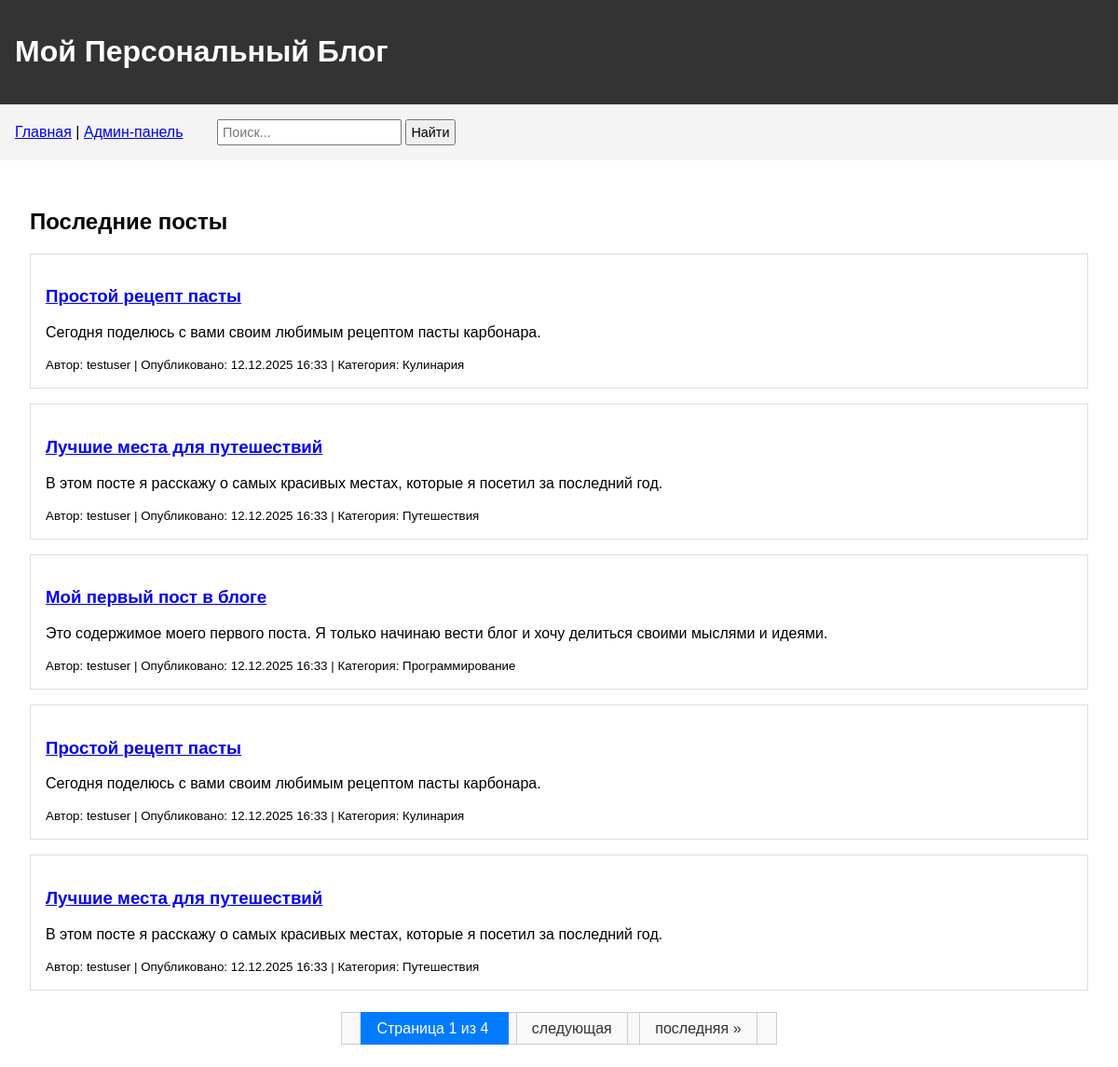
The page / on the database its author committed.
### blog/models.py (models this page shows, shortened)
class Post(models.Model):
    title = models.CharField(max_length=200, verbose_name='Заголовок')
    content = models.TextField(verbose_name='Содержание')
    created_date = models.DateTimeField(default=timezone.now, verbose_name='Дата создания')
    published_date = models.DateTimeField(blank=True, null=True, verbose_name='Дата публикации')
    author = models.ForeignKey(User, on_delete=models.CASCADE, verbose_name='Автор')
    category = models.ForeignKey(Category, on_delete=models.SET_NULL, null=True, verbose_name='Категория')
    image = models.ImageField(upload_to='post_images/', blank=True, null=True, verbose_name='Изображение')
    class Meta:
        verbose_name = 'Пост'
        verbose_name_plural = 'Посты'

class Category(models.Model):
    name = models.CharField(max_length=100, verbose_name='Название категории')
    description = models.TextField(blank=True, verbose_name='Описание')
    class Meta:
        verbose_name = 'Категория'
        verbose_name_plural = 'Категории'

### blog/views.py (the view)
# urls.py: path('', views.post_list, name='post_list'),
def post_list(request):
    posts = Post.objects.filter(published_date__lte=timezone.now()).order_by('-published_date')
    paginator = Paginator(posts, 5)
    page = request.GET.get('page')
    try:
        posts = paginator.page(page)
    except PageNotAnInteger:
        posts = paginator.page(1)
    except EmptyPage:
        posts = paginator.page(paginator.num_pages)
    return render(request, 'blog/post_list.html', {'posts': posts})

### blog/templates/blog/post_list.html (shortened to what this page needs)
{% extends 'blog/base.html' %}
{% block content %}
<h2>Последние посты</h2>
{% if posts %}
    {% for post in posts %}
        <div class="post">
            <h3><a href="{% url 'post_detail' pk=post.pk %}">{{ post.title }}</a></h3>
            <p>{{ post.content|truncatewords:30 }}</p>
            <small>
                Автор: {{ post.author }} |
                Опубликовано: {{ post.published_date|date:"d.m.Y H:i" }} |
                Категория: {{ post.category.name }}
            </small>
        </div>
    {% endfor %}
    <div class="pagination">
        <span class="page-links">
            <span class="current">
                Страница {{ posts.number }} из {{ posts.paginator.num_pages }}
            </span>
            {% if posts.has_next %}
                <a href="?page={{ posts.next_page_number }}">следующая</a>
                <a href="?page={{ posts.paginator.num_pages }}">последняя &raquo;</a>
            {% endif %}
        </span>
    </div>
{% else %}
    <p>Пока нет опубликованных постов.</p>
{% endif %}
{% endblock %}

### blog/templates/blog/base.html (shortened to what this page needs)
<!DOCTYPE html>
<html lang="ru">
<head>
</head>
<body>
    <div class="header">
        <h1><a href="/" style="color: white; text-decoration: none;">Мой Персональный Блог</a></h1>
    </div>
    <div class="nav">
        <a href="/">Главная</a> |
        <a href="/admin/">Админ-панель</a>
         <form method="get" action="{% url 'post_search' %}" style="display: inline; margin-left: 2rem;">
        <input type="text" name="q" placeholder="Поиск..." style="padding: 0.25rem; font-size: 0.9rem;">
        <button type="submit" style="padding: 0.25rem; font-size: 0.9rem;">Найти</button>
    </form>
    </div>
    <div class="content">
        {% block content %}
        {% endblock %}
    </div>
</body>
</html>

### blog/templates/blog/base.html (style rules this page uses)
body { font-family: Arial, sans-serif; margin: 0; padding: 0; }
.header { background: #333; color: white; padding: 1rem; }
.nav { background: #f4f4f4; padding: 1rem; }
.content { padding: 2rem; }
.post { border: 1px solid #ddd; margin-bottom: 1rem; padding: 1rem; }

### blog/templates/blog/post_list.html (style rules this page uses)
.pagination { margin-top: 2rem; text-align: center; }
.pagination a, .pagination span { padding: 0.5rem 1rem; margin: 0 0.25rem; text-decoration: none; border: 1px solid #ccc; background: #f9f9f9; color: #333; }
.pagination .current { background: #007bff; color: white; border: 1px solid #007bff; }

### rows shown on the page
Post: title "Простой рецепт пасты", content "Сегодня поделюсь с вами своим любимым рецептом пасты карбонара.", author "testuser", published_date "12.12.2025 16:33", category.name "Кулинария"
Post: title "Лучшие места для путешествий", content "В этом посте я расскажу о самых красивых местах, которые я посетил за последний год.", author "testuser", published_date "12.12.2025 16:33", category.name "Путешествия"
Post: title "Мой первый пост в блоге", content "Это содержимое моего первого поста. Я только начинаю вести блог и хочу делиться своими мыслями и идеями.", author "testuser", published_date "12.12.2025 16:33", category.name "Программирование"
Post: title "Простой рецепт пасты", content "Сегодня поделюсь с вами своим любимым рецептом пасты карбонара.", author "testuser", published_date "12.12.2025 16:33", category.name "Кулинария"
Post: title "Лучшие места для путешествий", content "В этом посте я расскажу о самых красивых местах, которые я посетил за последний год.", author "testuser", published_date "12.12.2025 16:33", category.name "Путешествия"

### other values the page prints
{{ posts.number }} "1"
{{ posts.paginator.num_pages }} "4"
